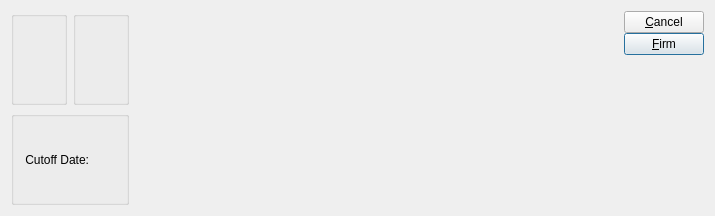
<?xml version="1.0" encoding="UTF-8"?>
<ui version="4.0">
 <comment>This file is part of the xTuple ERP: PostBooks Edition, a free and
open source Enterprise Resource Planning software suite,
Copyright (c) 1999-2019 by OpenMFG LLC, d/b/a xTuple.
It is licensed to you under the Common Public Attribution License
version 1.0, the full text of which (including xTuple-specific Exhibits)
is available at www.xtuple.com/CPAL.  By using this software, you agree
to be bound by its terms.</comment>
 <class>firmPlannedOrdersByPlannerCode</class>
 <widget class="QDialog" name="firmPlannedOrdersByPlannerCode">
  <property name="geometry">
   <rect>
    <x>0</x>
    <y>0</y>
    <width>715</width>
    <height>216</height>
   </rect>
  </property>
  <property name="windowTitle">
   <string>Firm Planned Orders by Planner Code</string>
  </property>
  <layout class="QGridLayout" name="gridLayout_3">
   <item row="0" column="0">
    <layout class="QHBoxLayout" name="horizontalLayout">
     <item>
      <layout class="QGridLayout" name="gridLayout_2">
       <item row="0" column="0">
        <widget class="ParameterGroup" name="_plannerCode">
         <property name="title">
          <string/>
         </property>
         <property name="fixedSize">
          <bool>false</bool>
         </property>
        </widget>
       </item>
       <item row="0" column="1">
        <widget class="WarehouseGroup" name="_warehouse">
         <property name="title">
          <string/>
         </property>
         <property name="fixedSize">
          <bool>false</bool>
         </property>
        </widget>
       </item>
       <item row="1" column="0" colspan="2">
        <widget class="QGroupBox" name="_dateGroup">
         <property name="title">
          <string/>
         </property>
         <layout class="QGridLayout" name="gridLayout">
          <item row="0" column="0">
           <widget class="QLabel" name="_cutoffDateLit">
            <property name="text">
             <string>Cutoff Date:</string>
            </property>
            <property name="alignment">
             <set>Qt::AlignRight|Qt::AlignTrailing|Qt::AlignVCenter</set>
            </property>
           </widget>
          </item>
          <item row="0" column="1">
           <widget class="DLineEdit" name="_cutoffDate"/>
          </item>
          <item row="0" column="2">
           <spacer>
            <property name="orientation">
             <enum>Qt::Horizontal</enum>
            </property>
            <property name="sizeType">
             <enum>QSizePolicy::Expanding</enum>
            </property>
            <property name="sizeHint" stdset="0">
             <size>
              <width>20</width>
              <height>20</height>
             </size>
            </property>
           </spacer>
          </item>
         </layout>
        </widget>
       </item>
      </layout>
     </item>
     <item>
      <spacer name="horizontalSpacer">
       <property name="orientation">
        <enum>Qt::Horizontal</enum>
       </property>
       <property name="sizeHint" stdset="0">
        <size>
         <width>0</width>
         <height>20</height>
        </size>
       </property>
      </spacer>
     </item>
     <item>
      <layout class="QVBoxLayout" name="verticalLayout">
       <item>
        <layout class="QVBoxLayout">
         <property name="spacing">
          <number>0</number>
         </property>
         <item>
          <widget class="QPushButton" name="_close">
           <property name="text">
            <string>&amp;Cancel</string>
           </property>
          </widget>
         </item>
         <item>
          <widget class="QPushButton" name="_firm">
           <property name="text">
            <string>&amp;Firm</string>
           </property>
           <property name="autoDefault">
            <bool>true</bool>
           </property>
           <property name="default">
            <bool>true</bool>
           </property>
          </widget>
         </item>
        </layout>
       </item>
       <item>
        <spacer>
         <property name="orientation">
          <enum>Qt::Vertical</enum>
         </property>
         <property name="sizeHint" stdset="0">
          <size>
           <width>20</width>
           <height>0</height>
          </size>
         </property>
        </spacer>
       </item>
      </layout>
     </item>
    </layout>
   </item>
  </layout>
 </widget>
 <layoutdefault spacing="6" margin="11"/>
 <customwidgets>
  <customwidget>
   <class>DLineEdit</class>
   <extends>QWidget</extends>
   <header>datecluster.h</header>
   <container>1</container>
  </customwidget>
  <customwidget>
   <class>ParameterGroup</class>
   <extends>QGroupBox</extends>
   <header>parametergroup.h</header>
   <container>1</container>
  </customwidget>
  <customwidget>
   <class>WarehouseGroup</class>
   <extends>QGroupBox</extends>
   <header>warehousegroup.h</header>
   <container>1</container>
  </customwidget>
 </customwidgets>
 <tabstops>
  <tabstop>_plannerCode</tabstop>
  <tabstop>_warehouse</tabstop>
  <tabstop>_cutoffDate</tabstop>
  <tabstop>_firm</tabstop>
  <tabstop>_close</tabstop>
 </tabstops>
 <resources/>
 <connections>
  <connection>
   <sender>_close</sender>
   <signal>clicked()</signal>
   <receiver>firmPlannedOrdersByPlannerCode</receiver>
   <slot>reject()</slot>
   <hints>
    <hint type="sourcelabel">
     <x>20</x>
     <y>20</y>
    </hint>
    <hint type="destinationlabel">
     <x>20</x>
     <y>20</y>
    </hint>
   </hints>
  </connection>
 </connections>
</ui>
